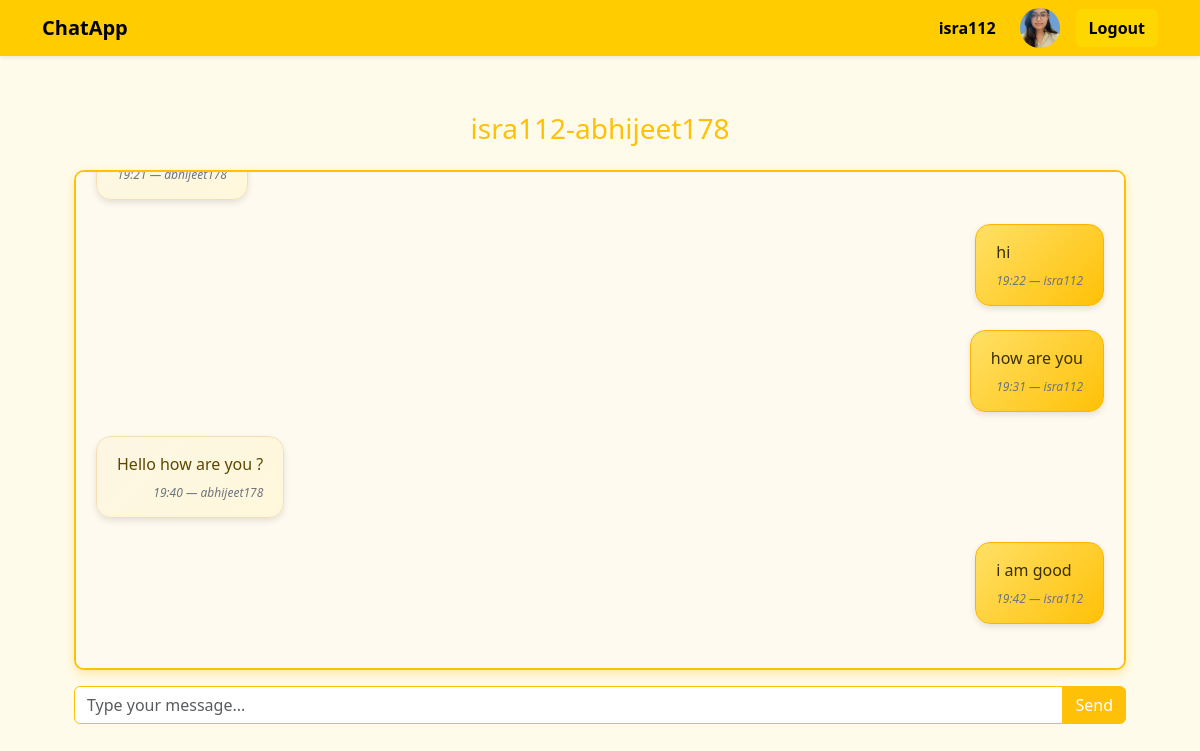
/chatroom/1/ (signed in), run on the app's committed database.
### chat/models.py (models this page shows, shortened)
class UserInfo(models.Model) :
    user =  models.OneToOneField(User , on_delete= models.CASCADE)
    name  =  models.CharField(max_length=100)
    email  =  models.EmailField()
    phone = models.CharField(max_length=15)
    image = models.ImageField(upload_to='profile_imagesl/' , blank = True ,  null  = True)

class ChatRoom(models.Model) :
    name = models.CharField(max_length=100)
    participants =  models.ManyToManyField(User ,  related_name='chatrooms')
    created_at =  models.DateTimeField(auto_now_add = True)

class Message(models.Model):
    chatroom  =  models.ForeignKey(ChatRoom ,  on_delete=models.CASCADE , related_name='messages')
    sender = models.ForeignKey(User , on_delete=models.CASCADE)
    content =  models.TextField()
    timestamp = models.DateTimeField(auto_now_add=True)
    class Meta :
        ordering = ['timestamp']

### chat/views.py (the view)
# urls.py: path('chatroom/<int:id>/' , chatroom , name  = 'chatroom')
@login_required
def chatroom(request ,  id) :
    room  =  get_object_or_404(ChatRoom , id =  id)
    if request.user not in room.participants.all() :
        return redirect('index')
    messages =  room.messages.all()
    print(messages)
    return render(request ,  'chat/chatroom.html' ,  {
        'room' : room , 'messages' : messages
    })

### chat/templates/chat/chatroom.html (shortened to what this page needs)
{% extends 'chat/base.html' %}
{% block content %}
<div class="container mt-4">
  <h3 class="text-warning mb-4 text-center">{{ room.name }}</h3>
  <div id="messages" class="messages">
    {% for message in messages %}
      <div class="d-flex {% if message.sender == request.user %}justify-content-end{% else %}justify-content-start{% endif %} mb-4">
        <div class="message-box {% if message.sender == request.user %}message-right{% else %}message-left{% endif %}">
          <div>{{ message.content }}</div>
          <div class="msg-info">
            {{ message.timestamp|date:"H:i" }} &mdash; {{ message.sender.username|lower }}
          </div>
        </div>
      </div>
    {% empty %}
      <p class="text-muted">No messages yet.</p>
    {% endfor %}
  </div>
  <form id="chat-form" class="mt-3" autocomplete="off">
    <div class="input-group">
      <input type="text" id="message-input" name="content" class="form-control border-warning" placeholder="Type your message..." required autofocus>
      <button class="btn btn-warning text-white" type="submit">Send</button>
    </div>
  </form>
</div>
{% endblock %}

### chat/templates/chat/base.html (shortened to what this page needs)
{% load static %}
<!DOCTYPE html>
<html lang="en">
<head>
    <link href="https://cdn.jsdelivr.net/npm/bootstrap@5.3.3/dist/css/bootstrap.min.css" rel="stylesheet">
</head>
<body>
<nav class="navbar navbar-expand-lg shadow-sm">
    <div class="container">
        <a class="navbar-brand" href="{% url 'index' %}">ChatApp</a>
        <div class="collapse navbar-collapse justify-content-end" id="navbarNav">
            <ul class="navbar-nav align-items-center">
                {% if user.is_authenticated %}
                    <li class="nav-item me-3">
                        <span class="nav-link">{{ user.username }}</span>
                    </li>
                    <li class="nav-item me-3">
                        {% if user.userinfo.image %}
                            <img src="{{ user.userinfo.image.url }}" class="profile-img" alt="Profile">
                        {% else %}
                            <img src="{% static 'default.jpg' %}" class="profile-img" alt="Profile">
                        {% endif %}
                    </li>
                    <li class="nav-item">
                        <a class="btn btn-yellow" href="{% url 'logout' %}">Logout</a>
                    </li>
                {% endif %}
            </ul>
        </div>
    </div>
</nav>
<div class="container content">
    {% block content %}{% endblock %}
</div>
</body>
</html>

### chat/templates/chat/base.html (style rules this page uses)
body { background-color: #fffbea; }
.navbar { background-color: #ffcc00; }
.nav-link, .navbar-brand { color: #000 !important; font-weight: bold; }
.btn-yellow { background-color: #ffd700; color: black; font-weight: 600; }
.profile-img { width: 40px; height: 40px; object-fit: cover; border-radius: 50%; }
.content { padding: 2rem; }

### chat/templates/chat/chatroom.html (style rules this page uses)
.messages { height: 500px; overflow-y: auto; border: 2px solid #ffc107; background: #fffaf0; padding: 20px; border-radius: 10px; box-shadow: 0 4px 10px rgb(255 193 7 / 0.3); }
.message-box { max-width: 45%; min-height: 70px; padding: 15px 20px; border-radius: 15px; box-shadow: 0 3px 6px rgb(0 0 0 / 0.1); word-wrap: break-word; font-family: 'Segoe UI', Tahoma, Geneva, Verdana, sans-serif; font-size: 1rem; position: relative; transition: background-color 0.3s ease; }
.message-right { background: linear-gradient(135deg, #ffe066 0%, #ffc107 100%); border: 1px solid #ffb300; color: #3b2f00; }
.message-left { background: linear-gradient(135deg, #fdf6e3 0%, #fff8dc 100%); border: 1px solid #f5deb3; color: #5c4700; }
.msg-info { font-size: 0.75rem; color: #6c757d; margin-top: 8px; text-align: right; font-style: italic; }

### data on the page
ChatRoom: name "isra112-abhijeet178"
Message: timestamp "19:21", sender.username "abhijeet178"
Message: content "hi", timestamp "19:22", sender.username "isra112"
Message: content "how are you", timestamp "19:31", sender.username "isra112"
Message: content "Hello how are you ?", timestamp "19:40", sender.username "abhijeet178"
Message: content "i am good", timestamp "19:42", sender.username "isra112"

### other printed values
{{ user.username }} "isra112"
